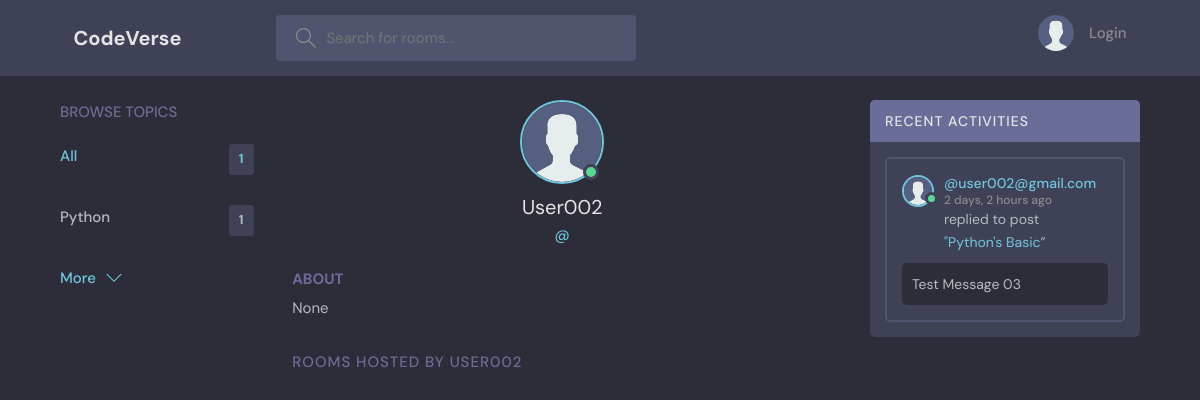
The page /profile/2 on the database its author committed.
### base/models.py (models this page shows, shortened)
class Topic(models.Model):
     name = models.CharField(max_length =200)

class User(AbstractUser):
    name = models.CharField(max_length=200 , null=True)
    email = models.EmailField(null=True , unique=True)
    bio = models.TextField(null=True)
    avatar = models.ImageField(null=True , default="avatar.svg")
    USERNAME_FIELD ='email'
    REQUIRED_FIELDS=[]

class Message (models.Model):
     user = models.ForeignKey(User , on_delete = models.CASCADE)
     room = models.ForeignKey(Room, on_delete=models.CASCADE)
     body = models.TextField()
     updated = models.DateTimeField(auto_now=True)
     created =models.DateTimeField(auto_now_add=True)
     class Meta:
         ordering =['-updated' , '-created']

class Room(models.Model):
     host = models.ForeignKey(User , on_delete = models.SET_NULL , null = True)
     topic = models.ForeignKey(Topic , on_delete = models.SET_NULL , null = True)
     name = models.CharField(max_length = 200)
     description = models.TextField(null=True , blank=True)
     members = models.ManyToManyField(User , related_name='members' , blank =True)
     updated = models.DateTimeField(auto_now=True)
     created = models.DateTimeField(auto_now_add =True)
     class Meta:
         ordering =['-updated' , '-created']
     def __str__(self):
         return self.name

### base/views.py (the view)
# urls.py: path('profile/<str:pk>' , views.userProfile , name='user-profile'),
def userProfile(request , pk):
    user= User.objects.get(id=pk)
    rooms =user.room_set.all()
    room_messages = user.message_set.all()
    topics = Topic.objects.all()
    context={'user': user ,'rooms': rooms , 'room_messages': room_messages , 'topics': topics}
    return render(request , 'base/profile.html' , context)

### base/templates/base/profile.html (shortened to what this page needs)
{% extends 'main.html' %}
{% block content %}
  <main class="profile-page layout layout--3">
    <div class="container">
      {% include 'base/topic_components.html' %}
      <div class="roomList">
        <div class="profile">
          <div class="profile__avatar">
            <div class="avatar avatar--large active">
              <img src="{{ user.avatar.url }}" />
            </div>
          </div>
          <div class="profile__info">
            <h3>{{ user.name }}</h3>
            <p>@{{ user.username }}</p>
          </div>
          <div class="profile__about">
            <h3>About</h3>
            <p>
              {{user.bio}}
            </p>
          </div>
        </div>
        <div class="roomList__header">
          <div>
            <h2> Rooms Hosted by {{ user.name}}</a>
            </h2>
          </div>
        </div>
      </div>
      {% include 'base/activity_components.html' %}
    </div>
  </main>
{% endblock content %}

### Templates/main.html (shortened to what this page needs)
<!DOCTYPE html>
{% load static %}
<html lang="en">
  <head>
    <link rel="stylesheet" href=" {% static 'styles/style.css' %} " />
  </head>
  <body>
    {% include 'navbar.html' %}
    {% block content %}
    {% endblock %}
  </body>
</html>

### Templates/navbar.html (shortened to what this page needs)
{% load static %}
<header class="header header--loggedIn">
    <div class="container">
      <a href="{% url 'home' %}" class="header__logo">
        <h1>CodeVerse</h1>
      </a>
      <form class="header__search" method="GET" action="{% url 'home' %}">
        <label>
          <input name="q" placeholder="Search for rooms..." />
        </label>
      </form>
      <nav class="header__menu">
        {% if request.user.is_authenticated %}
        <div class="header__user">
          <a href="{% url 'user-profile' request.user.id  %}">
            <div class="avatar avatar--medium active">
              <img src="{{ request.user.avatar.url }}" />
            </div>
            <p>{{ request.user.name }} <span>{{request.user.username}}</span></p>
          </a>
          <button class="dropdown-button">
            <svg version="1.1" xmlns="http://www.w3.org/2000/svg" width="32" height="32" viewBox="0 0 32 32">
              <title>chevron-down</title>
              <path d="M16 21l-13-13h-3l16 16 16-16h-3l-13 13z"></path>
            </svg>
          </button>
        </div>
        {% else %}
         <a href="{% url 'login' %}">
          <img src="{% static 'images/avatar.svg' %}" />
          <p>Login</p>
        </a>
        {% endif %}
      </nav>
    </div>
  </header>

### base/templates/base/topic_components.html
<div class="topics">
    <div class="topics__header">
      <h2>Browse Topics</h2>
    </div>
    <ul class="topics__list">
      <li>
        <a href="{% url 'home' %}" class="active">All <span>{{topics.count}}</span></a>
      </li>
      {% for topic in topics %}
      <li>
        <a href="{% url 'home' %}?q={{ topic.name }}"> {{ topic.name }} <span>{{ topic.room_set.all.count }}</span></a>
      </li>
      {% endfor %}
    </ul>
    <a class="btn btn--link" href="{% url 'topics' %}">
      More
      <svg version="1.1" xmlns="http://www.w3.org/2000/svg" width="32" height="32" viewBox="0 0 32 32">
        <title>chevron-down</title>
        <path d="M16 21l-13-13h-3l16 16 16-16h-3l-13 13z"></path>
      </svg>
    </a>
  </div>

### base/templates/base/activity_components.html (shortened to what this page needs)
<div class="activities ">
<div class="activities__header">
    <h2>Recent Activities</h2>
  </div>
  {% for message in room_messages %}
  <div class="activities__box">
    <div class="activities__boxHeader roomListRoom__header">
      <a href="{% url 'user-profile' message.user.id %}" class="roomListRoom__author">
        <div class="avatar avatar--small active">
          <img src="{{ message.user.avatar.url }}" />
        </div>
        <p>
            @{{ message.user }}
          <span>{{ message.created|timesince }} ago </span>
        </p>
      </a>
    </div>
    <div class="activities__boxContent">
      <p>replied to post <a href="{% url 'room' message.room.id %}"> "{{ message.room }} </a>”</p>
      <div class="activities__boxRoomContent">
        {{ message.body }}
      </div>
    </div>
  </div>
  {% endfor %}
</div>

### rows shown on the page
Topic: name "Python", room_set.all.count "1"
User: avatar (placeholder picture), name "User002", bio "None", name "USER002"
Message: user.avatar (placeholder picture), user "user002@gmail.com", created "2 days, 2 hours", room "Python's Basic", body "Test Message 03"

### other values the page prints
{{ topics.count }} "1"
